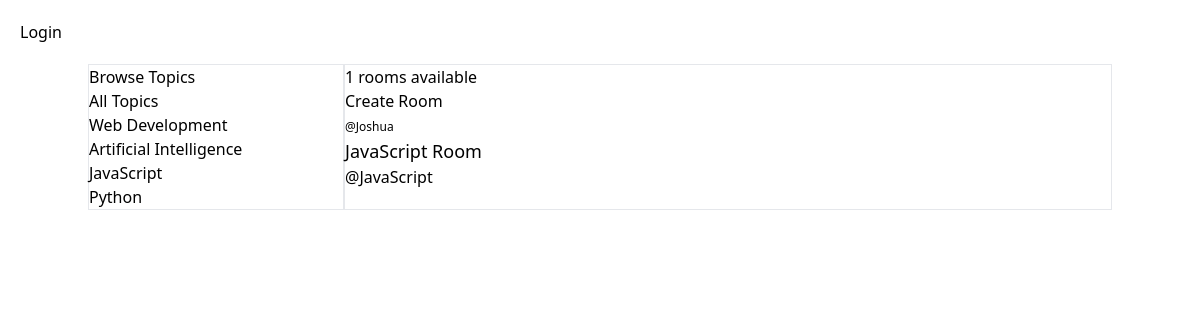
Screenshot of /?q=JavaScript with the database file from the repository.
### base/models.py (models this page shows, shortened)
class Topic(models.Model):
    name = models.CharField(max_length=255)

class Room(models.Model):
    host = models.ForeignKey(User, on_delete=models.SET_NULL, null=True)
    topic = models.ForeignKey(Topic, on_delete=models.SET_NULL, null=True)
    name = models.CharField(max_length=255)
    description = models.TextField(null=True, blank=True)
    participant = models.ManyToManyField(User, related_name='participants', blank=True)
    updated = models.DateTimeField(auto_now=True)
    created = models.DateTimeField(auto_now_add=True)
    class Meta:
        ordering = ['-updated', 'created']

### base/views.py (the view)
# urls.py: path('', views.home, name='home'),
def home(request):
    q = request.GET.get('q') if request.GET.get('q') != None else ''
    rooms = Room.objects.filter(
        Q(topic__name__icontains=q) |
        Q(name__icontains=q) |
        Q(description__icontains=q)
        )  # topic is part of the Room model.  name is the child of topic
    room_count = rooms.count()
    topics = Topic.objects.all()
    context = {'rooms': rooms, 'topics': topics, 'room_count': room_count}
    return render(request, 'base/home.html', context)

### base/templates/base/home.html (shortened to what this page needs)
{% extends "main.html" %} {% block title %}Home{% endblock title %}
{% block content %}
<div class="container mx-auto grid grid-cols-12">
  <div class='col-span-3 border flex flex-col'>
    <h3>Browse Topics</h3>
    <a href="{% url 'home' %}">All Topics</a>
    {% for topic in topics %}
    <a href="{% url 'home' %}?q={{ topic.name }}">{{ topic.name }}</a>
    {% endfor %}
  </div>
  <div class='col-span-9 border'>
    <h5>{{ room_count }} rooms available</h5><a href="{% url 'create-room' %}">Create Room</a>
    <div>
      {% for room in rooms %}
      <div class="mb-5">
        <span class="capitalize font-medium text-xs">@{{ room.host }}</span>
        <p class="font-medium text-lg">
          <a href="{% url 'room' room.id %}">{{ room.name }}</a>
        </p>
        <span>@{{ room.topic.name }}</span>
      </div>
      {% endfor %}
    </div>
  </div>
</div>
{% endblock content %}

### rows the page displays
Topic: name "Web Development"
Topic: name "Artificial Intelligence"
Topic: name "JavaScript"
Topic: name "Python"
Room: host "Joshua", name "JavaScript Room", topic.name "JavaScript"

### other values shown
{{ room_count }} "1"
